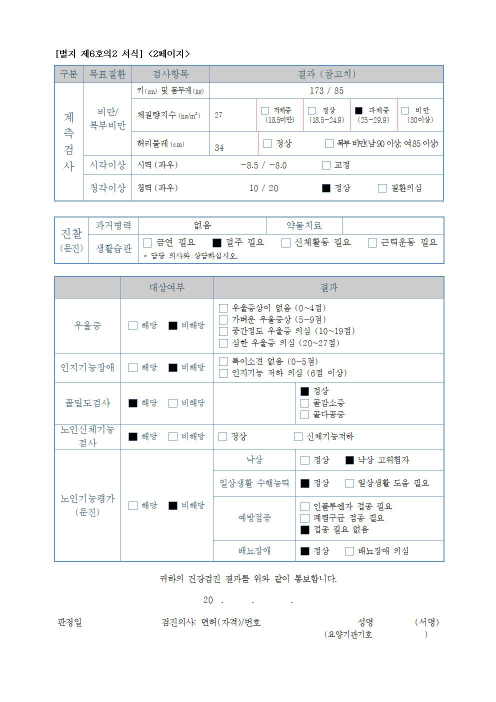
#> input picture framework/test002.png, 992 x 1403 px (shown at 1/2 size); its folder holds only this picture in this run
$ python -i ocr_image.py   (imports and definitions only)
#> lines starting #> are read from the running program, lines starting #| are printed output that depends on the picture; after the words box and inside, x2 and y2 are one past the last pixel; in counts of white or black regions, pixels touching at a corner belong together
### framework/pytesseract.py
#!/usr/bin/env python
import re
import shlex
import string
import subprocess
import sys
from contextlib import contextmanager
from csv import QUOTE_NONE
from distutils.version import LooseVersion
from errno import ENOENT
from functools import wraps
from glob import iglob
from io import BytesIO
from os import environ
from os import extsep
from os import linesep
from os import remove
from os.path import normcase
from os.path import normpath
from os.path import realpath
from pkgutil import find_loader
from tempfile import NamedTemporaryFile
from threading import Timer
from time import sleep

try:
    from PIL import Image
except ImportError:
    import Image


tesseract_cmd = 'tesseract'

numpy_installed = find_loader('numpy') is not None
if numpy_installed:
    from numpy import ndarray

pandas_installed = find_loader('pandas') is not None
if pandas_installed:
    import pandas as pd

DEFAULT_ENCODING = 'utf-8'
LANG_PATTERN = re.compile('^[a-z_]+$')
RGB_MODE = 'RGB'
SUPPORTED_FORMATS = {
    'JPEG',
    'PNG',
    'PBM',
    'PGM',
    'PPM',
    'TIFF',
    'BMP',
    'GIF',
    'WEBP',
}

OSD_KEYS = {
    'Page number': ('page_num', int),
    'Orientation in degrees': ('orientation', int),
    'Rotate': ('rotate', int),
    'Orientation confidence': ('orientation_conf', float),
    'Script': ('script', str),
    'Script confidence': ('script_conf', float),
}


class Output:
    BYTES = 'bytes'
    DATAFRAME = 'data.frame'
    DICT = 'dict'
    STRING = 'string'


class PandasNotSupported(EnvironmentError):
    def __init__(self):
        super(PandasNotSupported, self).__init__('Missing pandas package')


class TesseractError(RuntimeError):
    # [4 lines left out: function __init__, not called in this run]


class TesseractNotFoundError(EnvironmentError):
    # [5 lines left out: function __init__, not called in this run]


class TSVNotSupported(EnvironmentError):
    # [4 lines left out: function __init__, not called in this run]


class ALTONotSupported(EnvironmentError):
    # [40 lines left out: functions __init__, kill, timeout_manager, not called in this run]


def run_once(func):
    # [5 lines left out: function wrapper, not called in this run]

    wrapper._result = wrapper
    return wrapper


# [409 lines left out: functions get_errors, cleanup, prepare, save, subprocess_args, run_tesseract and 14 more, not called in this run]


# [2 lines that do not run on import are left out]

### framework/ocr_image.py
import math
import os
import sys

import cv2
import numpy as np
import pytesseract

import argparse

import matplotlib.pyplot as plt

# [13 lines of commented-out code are left out]

def main(image_file, tess_args):
    """
    OCR the image and output the text to a file with an extension that is ready
    to be used in Tesseract training (.gt.txt).

    Tries to crop the image so that only the relevant text gets passed to Tesseract.

    Returns the name of the text file that contains the text.
    """
    directory, filename = os.path.split(image_file)
    filename_sans_ext, ext = os.path.splitext(filename)

    image = cv2.imread(image_file, cv2.IMREAD_GRAYSCALE)
    cropped = crop_to_text(image)

    # cv2.imwrite('/home/swha/improve/framework/test002/tmp/' + filename, image)
    # cv2.imwrite('/home/swha/improve/framework/test002/tmp/' + filename + '_cropped', cropped)

    ocr_data_dir = os.path.join(directory, "ocr_data")
    os.makedirs(ocr_data_dir, exist_ok=True)
    out_imagepath = os.path.join(ocr_data_dir, filename)
    out_txtpath = os.path.join(ocr_data_dir, "{}.gt.txt".format(filename_sans_ext))
    # cv2.imwrite(out_imagepath, cropped)
    # print(tess_args)
    if not tess_args:
        # d = os.path.dirname(sys.modules["table_ocr"].__file__)
        # tessdata_dir = os.path.join(d, "tessdata")
        tessdata_dir = '/home/swha/improve/framework/models/'
        tess_args = ["--oem","1","--psm", "7", "-l", "kor-lstm", "--tessdata-dir", tessdata_dir]
    # txt = ocr_image(cropped, " ".join(tess_args))
    txt = ocr_image(image, " ".join(tess_args))
    with open(out_txtpath, "w") as txt_file:
        txt_file.write(txt)
    return out_txtpath

def crop_to_text(image):
    MAX_COLOR_VAL = 255
    BLOCK_SIZE = 15
    SUBTRACT_FROM_MEAN = -2

    img_bin = cv2.adaptiveThreshold(
        ~image,
        MAX_COLOR_VAL,
        cv2.ADAPTIVE_THRESH_MEAN_C,
        cv2.THRESH_BINARY,
        BLOCK_SIZE,
        SUBTRACT_FROM_MEAN,
    )
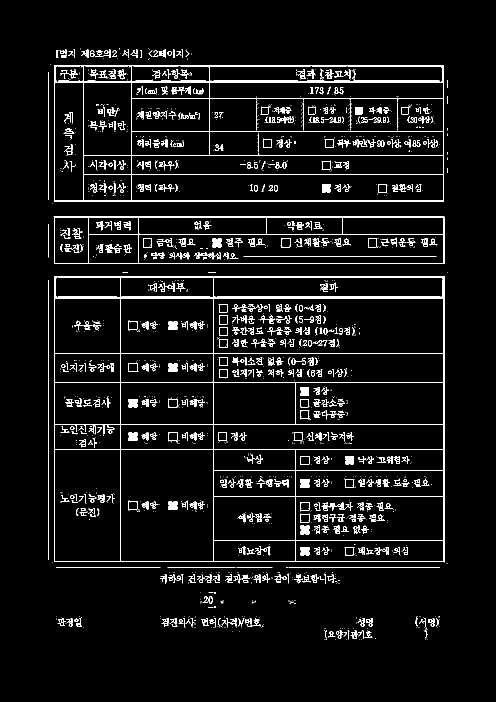
#> img_bin: shape (1403, 992) (shown at 1/2 size); 5.6% white in thin lines or dots, all inside (x1, y1, x2, y2) = (96, 96, 896, 1280)

    img_h, img_w = image.shape
#> img_h = 1403; img_w = 992
    horizontal_kernel = cv2.getStructuringElement(cv2.MORPH_RECT, (int(img_w * 0.5), 1))
    vertical_kernel = cv2.getStructuringElement(cv2.MORPH_RECT, (1, int(img_h * 0.7)))
#> vertical_kernel = 982 values from 1 to 1
    horizontal_lines = cv2.morphologyEx(img_bin, cv2.MORPH_OPEN, horizontal_kernel)
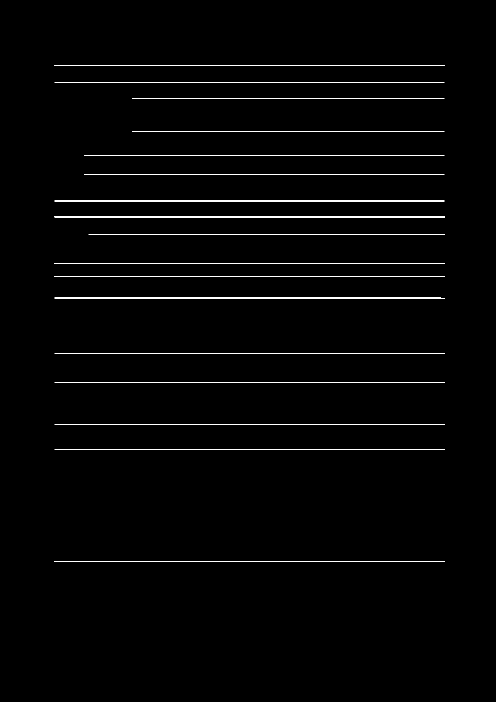
#> horizontal_lines: shape (1403, 992) (shown at 1/2 size); 1.3% white in thin lines or dots, all inside (x1, y1, x2, y2) = (108, 130, 890, 1124)
    vertical_lines = cv2.morphologyEx(img_bin, cv2.MORPH_OPEN, vertical_kernel)
#> vertical_lines: shape (1403, 992); every value is 0
    both = horizontal_lines + vertical_lines
    cleaned = img_bin - both
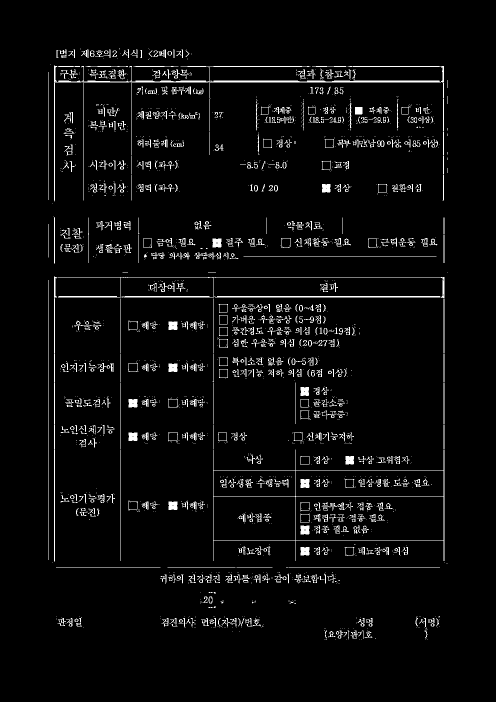
#> cleaned: shape (1403, 992) (shown at 1/2 size); min 0, max 255, mean 10.8

    # Get rid of little noise.
    kernel = cv2.getStructuringElement(cv2.MORPH_ELLIPSE, (3, 3))
    opened = cv2.morphologyEx(cleaned, cv2.MORPH_OPEN, kernel)
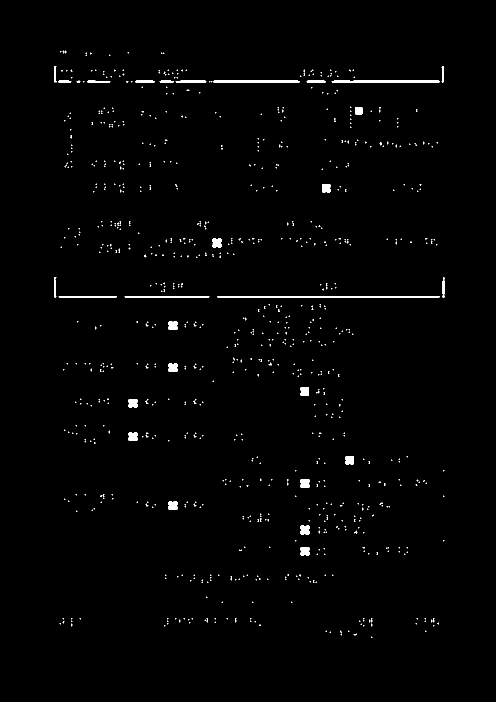
#> opened: shape (1403, 992) (shown at 1/2 size); 0.99% white; 846 white regions (817 under 20 px), largest, box (x1, y1, x2, y2) and area: (434, 592, 880, 595) 1334, (663, 161, 880, 165) 850, (426, 161, 600, 165) 686
    opened = cv2.dilate(opened, kernel)
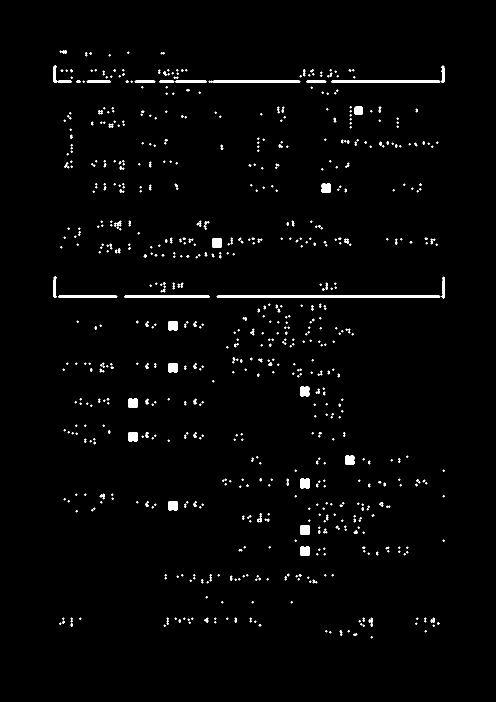
#> opened: shape (1403, 992) (shown at 1/2 size); 1.8% white; 713 white regions (506 under 20 px)

    contours, hierarchy = cv2.findContours(opened, cv2.RETR_LIST, cv2.CHAIN_APPROX_SIMPLE)
#> contours = 743 contours, 636 with area under 20; largest, box (x1, y1, x2, y2) and area: (433, 591, 881, 596) 1780, (662, 160, 881, 166) 1067, (417, 160, 601, 166) 876, (248, 591, 420, 596) 676, (116, 591, 235, 596) 464
    bounding_rects = [cv2.boundingRect(c) for c in contours]
#> bounding_rects = 743 items, first 6: (741, 1272, 5, 5), (706, 1266, 9, 6), (658, 1262, 5, 5), (849, 1260, 5, 5), (695, 1260, 5, 5), (679, 1260, 6, 12)
    NUM_PX_COMMA = 6
    MIN_CHAR_AREA = 5 * 9
    char_sized_bounding_rects = [(x, y, w, h) for x, y, w, h in bounding_rects if w * h > MIN_CHAR_AREA]
#> char_sized_bounding_rects = 129 items, first 6: (706, 1266, 9, 6), (679, 1260, 6, 12), (861, 1235, 9, 11), (848, 1235, 5, 10), (737, 1235, 9, 19), (499, 1235, 5, 10)
    if char_sized_bounding_rects:
        minx, miny, maxx, maxy = math.inf, math.inf, 0, 0
        for x, y, w, h in char_sized_bounding_rects:
            minx = min(minx, x)
            miny = min(miny, y)
            maxx = max(maxx, x + w)
            maxy = max(maxy, y + h)
#> this loop made 129 passes
#> (x, y, w, h, minx, miny, maxx) on passes 1 to 12: (706, 1266, 9, 6, 706, 1266, 715), (679, 1260, 6, 12, 679, 1260, 715), (861, 1235, 9, 11, 679, 1235, 870), (848, 1235, 5, 10, 679, 1235, 870), (737, 1235, 9, 19, 679, 1235, 870), (499, 1235, 5, 10, 499, 1235, 870), (469, 1235, 5, 11, 469, 1235, 870), (408, 1235, 9, 11, 408, 1235, 870), (333, 1235, 5, 15, 333, 1235, 870), (141, 1235, 5, 10, 141, 1235, 870), (625, 1159, 10, 8, 141, 1159, 870), (460, 1151, 5, 11, 141, 1151, 870)
        x, y, w, h = minx, miny, maxx - minx, maxy - miny
#> x = 107; y = 100; w = 783; h = 1172
        cropped = image[y:min(img_h, y+h+NUM_PX_COMMA), x:min(img_w, x+w)]
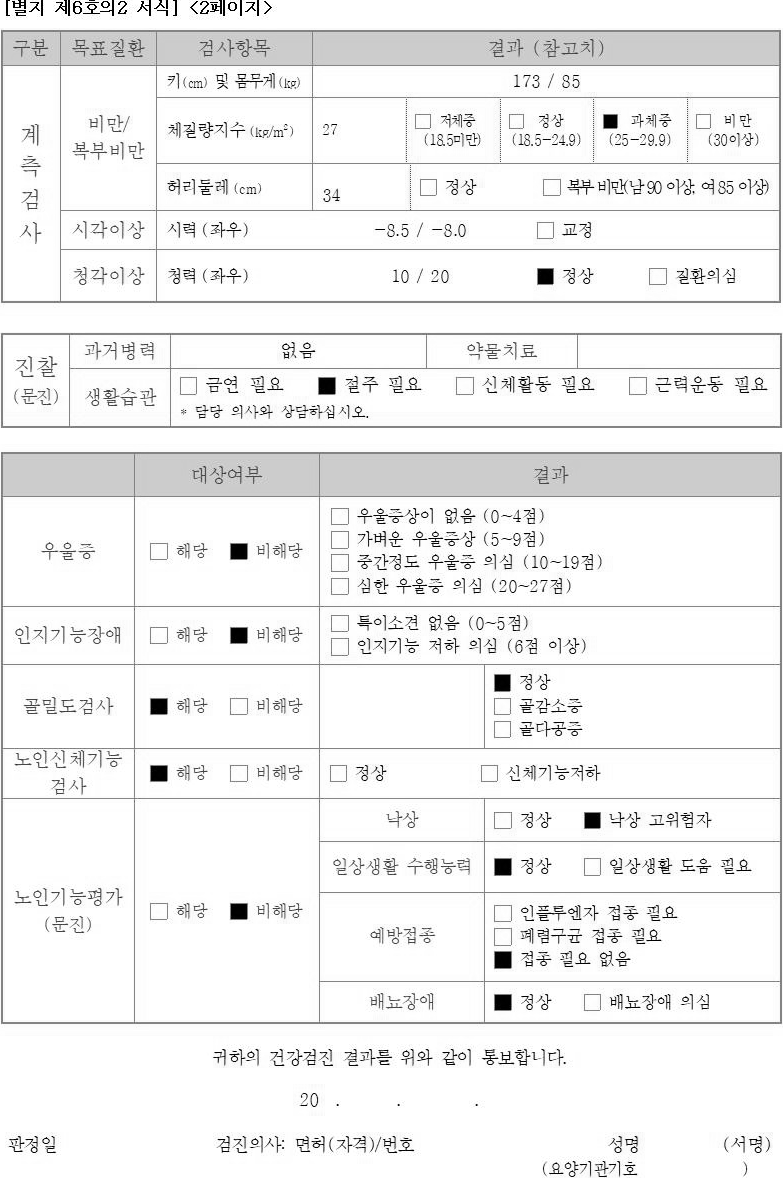
#> cropped: shape (1178, 783); min 0, max 255, mean 240.6
    else:
        # If we morphed out all of the text, assume an empty image.
        cropped = MAX_COLOR_VAL * np.ones(shape=(20, 100), dtype=np.uint8)
    bordered = cv2.copyMakeBorder(cropped, 5, 5, 5, 5, cv2.BORDER_CONSTANT, None, 255)
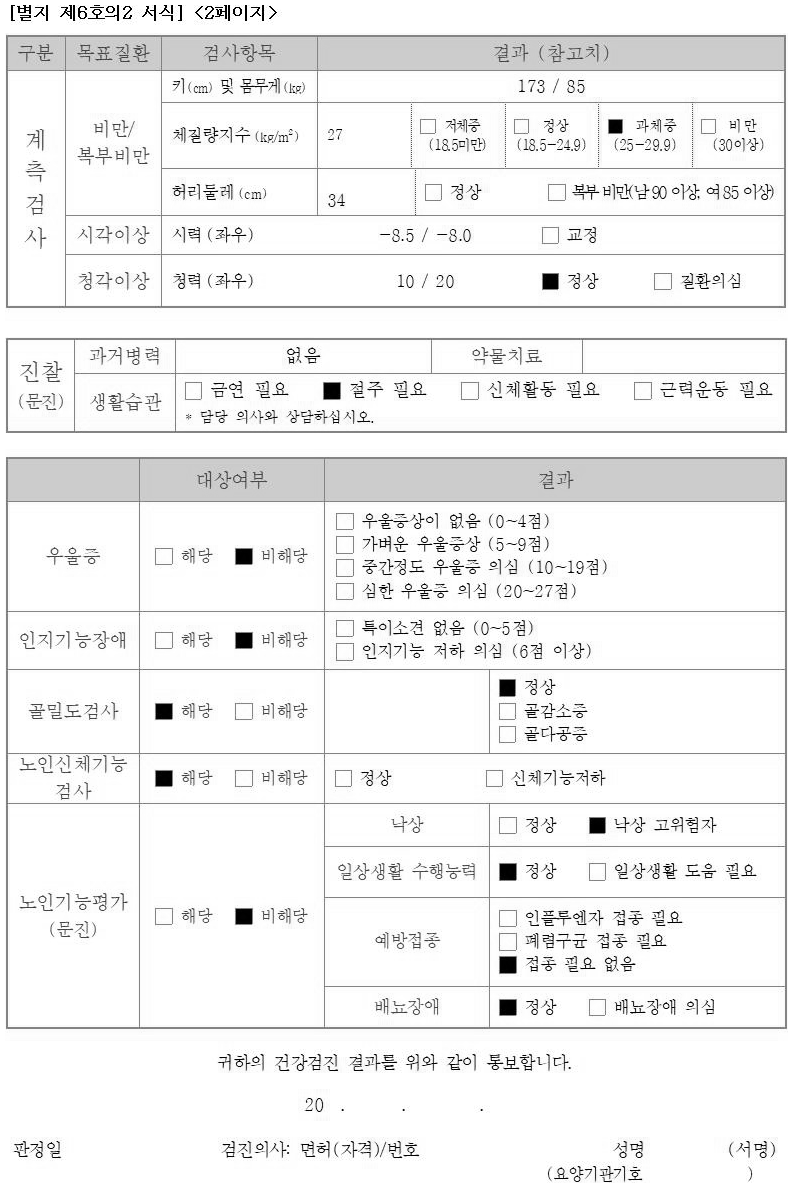
#> bordered: shape (1188, 793); min 0, max 255, mean 240.9
    return bordered

def ocr_image(image, config):
    return pytesseract.image_to_string(
        image,
        config=config
    )

>>> import cv2
>>> picture = cv2.imread('test002.png', cv2.IMREAD_GRAYSCALE)
>>> result = crop_to_text(picture)
